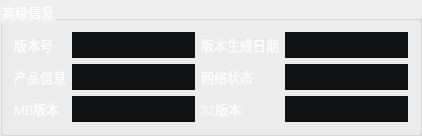
           <widget class="QGroupBox" name="groupBox_28">
            <property name="font">
             <font>
              <pointsize>10</pointsize>
             </font>
            </property>
            <property name="styleSheet">
             <string notr="true">color: rgb(255, 255, 255);</string>
            </property>
            <property name="title">
             <string>高级信息</string>
            </property>
            <layout class="QGridLayout" name="gridLayout_45">
             <item row="0" column="0">
              <widget class="QLabel" name="label_13">
               <property name="font">
                <font>
                 <pointsize>10</pointsize>
                </font>
               </property>
               <property name="styleSheet">
                <string notr="true">color:#ffffff</string>
               </property>
               <property name="text">
                <string>版本号</string>
               </property>
              </widget>
             </item>
             <item row="0" column="1">
              <widget class="QLineEdit" name="insName_2">
               <property name="minimumSize">
                <size>
                 <width>100</width>
                 <height>26</height>
                </size>
               </property>
               <property name="maximumSize">
                <size>
                 <width>500</width>
                 <height>16777215</height>
                </size>
               </property>
               <property name="font">
                <font>
                 <pointsize>10</pointsize>
                </font>
               </property>
               <property name="styleSheet">
                <string notr="true">background-color: rgb(17, 18, 20);
border:none;
color:#ffffff;</string>
               </property>
              </widget>
             </item>
             <item row="0" column="2">
              <widget class="QLabel" name="label_144">
               <property name="font">
                <font>
                 <pointsize>10</pointsize>
                </font>
               </property>
               <property name="styleSheet">
                <string notr="true">color:#ffffff</string>
               </property>
               <property name="text">
                <string>版本生成日期</string>
               </property>
              </widget>
             </item>
             <item row="0" column="3">
              <widget class="QLineEdit" name="insName_10">
               <property name="minimumSize">
                <size>
                 <width>100</width>
                 <height>26</height>
                </size>
               </property>
               <property name="maximumSize">
                <size>
                 <width>500</width>
                 <height>16777215</height>
                </size>
               </property>
               <property name="font">
                <font>
                 <pointsize>10</pointsize>
                </font>
               </property>
               <property name="styleSheet">
                <string notr="true">background-color: rgb(17, 18, 20);
border:none;
color:#ffffff;</string>
               </property>
              </widget>
             </item>
             <item row="1" column="0">
              <widget class="QLabel" name="label_64">
               <property name="font">
                <font>
                 <pointsize>10</pointsize>
                </font>
               </property>
               <property name="styleSheet">
                <string notr="true">color:#ffffff</string>
               </property>
               <property name="text">
                <string>产品信息</string>
               </property>
              </widget>
             </item>
             <item row="1" column="1">
              <widget class="QLineEdit" name="insName_3">
               <property name="minimumSize">
                <size>
                 <width>100</width>
                 <height>26</height>
                </size>
               </property>
               <property name="maximumSize">
                <size>
                 <width>500</width>
                 <height>16777215</height>
                </size>
               </property>
               <property name="font">
                <font>
                 <pointsize>10</pointsize>
                </font>
               </property>
               <property name="styleSheet">
                <string notr="true">background-color: rgb(17, 18, 20);
border:none;
color:#ffffff;</string>
               </property>
              </widget>
             </item>
             <item row="1" column="2">
              <widget class="QLabel" name="label_146">
               <property name="font">
                <font>
                 <pointsize>10</pointsize>
                </font>
               </property>
               <property name="styleSheet">
                <string notr="true">color:#ffffff</string>
               </property>
               <property name="text">
                <string>网络状态</string>
               </property>
              </widget>
             </item>
             <item row="1" column="3">
              <widget class="QLineEdit" name="insName_11">
               <property name="minimumSize">
                <size>
                 <width>100</width>
                 <height>26</height>
                </size>
               </property>
               <property name="maximumSize">
                <size>
                 <width>500</width>
                 <height>16777215</height>
                </size>
               </property>
               <property name="font">
                <font>
                 <pointsize>10</pointsize>
                </font>
               </property>
               <property name="styleSheet">
                <string notr="true">background-color: rgb(17, 18, 20);
border:none;
color:#ffffff;</string>
               </property>
              </widget>
             </item>
             <item row="2" column="0">
              <widget class="QLabel" name="label_74">
               <property name="font">
                <font>
                 <pointsize>10</pointsize>
                </font>
               </property>
               <property name="styleSheet">
                <string notr="true">color:#ffffff</string>
               </property>
               <property name="text">
                <string>MB版本</string>
               </property>
              </widget>
             </item>
             <item row="2" column="1">
              <widget class="QLineEdit" name="insName_4">
               <property name="minimumSize">
                <size>
                 <width>100</width>
                 <height>26</height>
                </size>
               </property>
               <property name="maximumSize">
                <size>
                 <width>500</width>
                 <height>16777215</height>
                </size>
               </property>
               <property name="font">
                <font>
                 <pointsize>10</pointsize>
                </font>
               </property>
               <property name="styleSheet">
                <string notr="true">background-color: rgb(17, 18, 20);
border:none;
color:#ffffff;</string>
               </property>
              </widget>
             </item>
             <item row="2" column="3">
              <widget class="QLineEdit" name="stm32version">
               <property name="minimumSize">
                <size>
                 <width>100</width>
                 <height>26</height>
                </size>
               </property>
               <property name="maximumSize">
                <size>
                 <width>500</width>
                 <height>16777215</height>
                </size>
               </property>
               <property name="font">
                <font>
                 <pointsize>10</pointsize>
                </font>
               </property>
               <property name="styleSheet">
                <string notr="true">background-color: rgb(17, 18, 20);
border:none;
color:#ffffff;</string>
               </property>
              </widget>
             </item>
             <item row="2" column="2">
              <widget class="QLabel" name="label_156">
               <property name="font">
                <font>
                 <pointsize>10</pointsize>
                </font>
               </property>
               <property name="styleSheet">
                <string notr="true">color:#ffffff</string>
               </property>
               <property name="text">
                <string>32版本</string>
               </property>
              </widget>
             </item>
            </layout>
           </widget>
